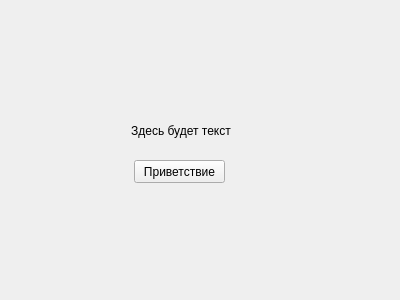
<?xml version="1.0" encoding="UTF-8"?>
<ui version="4.0">
 <class>MyForm</class>
 <widget class="QWidget" name="MyForm">
  <property name="geometry">
   <rect>
    <x>0</x>
    <y>0</y>
    <width>400</width>
    <height>300</height>
   </rect>
  </property>
  <property name="windowTitle">
   <string>Моя первая программа на Python c Qt5</string>
  </property>
  <widget class="QPushButton" name="pushButton">
   <property name="geometry">
    <rect>
     <x>134</x>
     <y>160</y>
     <width>91</width>
     <height>23</height>
    </rect>
   </property>
   <property name="text">
    <string>Приветствие</string>
   </property>
  </widget>
  <widget class="QLabel" name="label">
   <property name="geometry">
    <rect>
     <x>106</x>
     <y>121</y>
     <width>150</width>
     <height>20</height>
    </rect>
   </property>
   <property name="text">
    <string>Здесь будет текст</string>
   </property>
   <property name="alignment">
    <set>Qt::AlignCenter</set>
   </property>
  </widget>
 </widget>
 <resources/>
 <connections/>
</ui>
